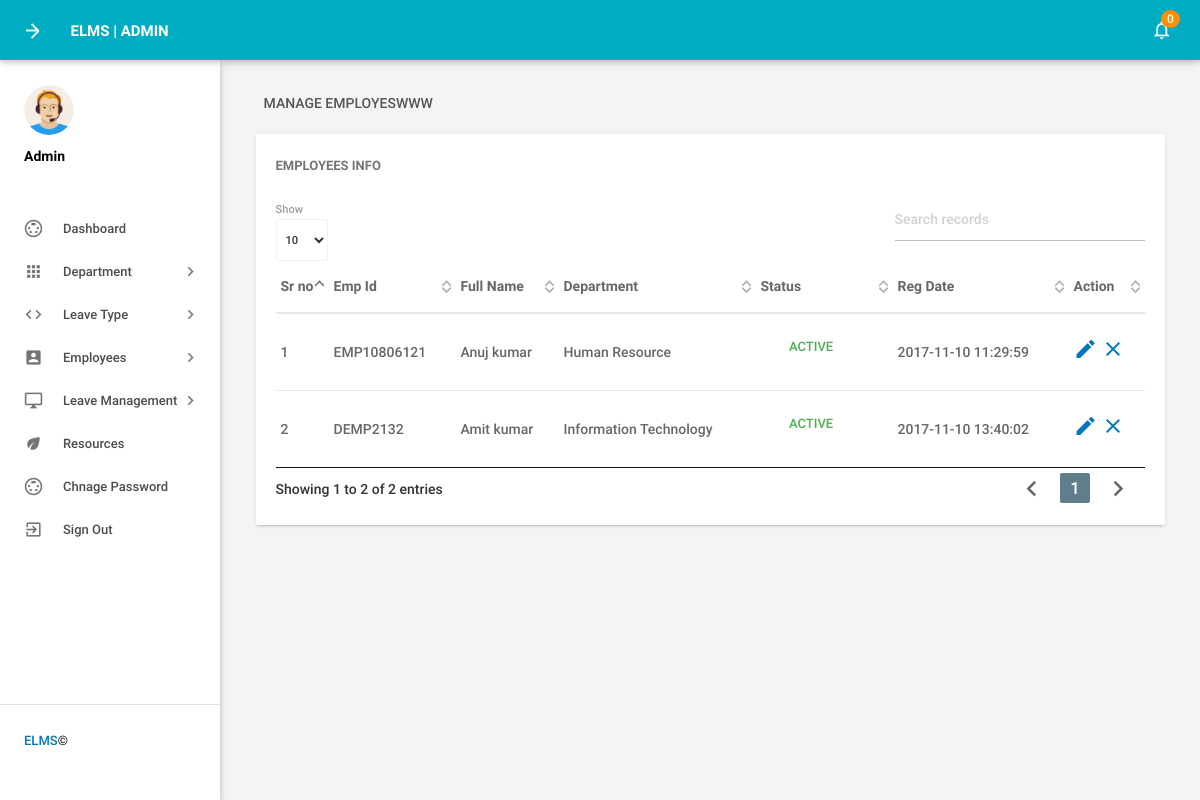
Before: /elms/admin/manageemployee.php (signed in) with the older database file.
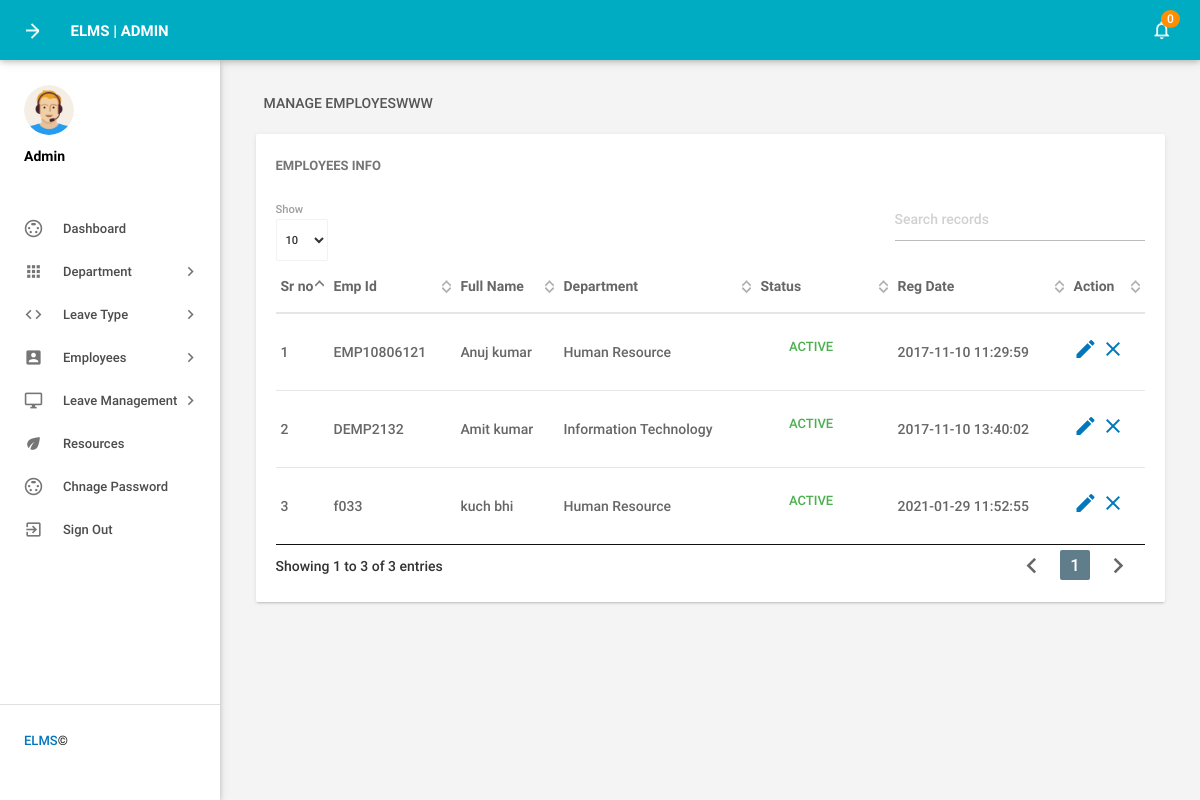
After: the same page with the newer database file.
### tables this page shows
CREATE TABLE `tblemployees` (
  `id` int(11) NOT NULL,
  `EmpId` varchar(100) NOT NULL,
  `FirstName` varchar(150) NOT NULL,
  `LastName` varchar(150) NOT NULL,
  `EmailId` varchar(200) NOT NULL,
  `Password` varchar(180) NOT NULL,
  `Gender` varchar(100) NOT NULL,
  `Dob` varchar(100) NOT NULL,
  `Department` varchar(255) NOT NULL,
  `Address` varchar(255) NOT NULL,
  `City` varchar(200) NOT NULL,
  `Country` varchar(150) NOT NULL,
  `Phonenumber` char(11) NOT NULL,
  `Status` int(1) NOT NULL,
  `RegDate` timestamp NOT NULL DEFAULT current_timestamp()
);

### elms/admin/manageemployee.php (the view, shortened to what this page needs)
<?php
include('includes/config.php');
if(strlen($_SESSION['alogin'])==0)
    {
header('location:index.php');
}
else{
 ?>
<!DOCTYPE html>
<html lang="en">
    <head>
        <link type="text/css" rel="stylesheet" href="../assets/plugins/materialize/css/materialize.min.css"/>
        <link href="../assets/plugins/material-preloader/css/materialPreloader.min.css" rel="stylesheet">
        <link href="../assets/plugins/datatables/css/jquery.dataTables.min.css" rel="stylesheet">
        <link href="../assets/css/alpha.min.css" rel="stylesheet" type="text/css"/>
        <link href="../assets/css/custom.css" rel="stylesheet" type="text/css"/>
    </head>
    <body>
       <?php include('includes/header.php');?>
       <?php include('includes/sidebar.php');?>
            <main class="mn-inner">
                <div class="row">
                    <div class="col s12">
                        <div class="page-title">Manage EmployesWWW</div>
                    </div>
                    <div class="col s12 m12 l12">
                        <div class="card">
                            <div class="card-content">
                                <span class="card-title">Employees Info</span>
                                <table id="example" class="display responsive-table ">
                                    <thead>
                                        <tr>
                                            <th>Sr no</th>
                                            <th>Emp Id</th>
                                            <th>Full Name</th>
                                            <th>Department</th>
                                             <th>Status</th>
                                             <th>Reg Date</th>
                                            <th>Action</th>
                                        </tr>
                                    </thead>
                                    <tbody>
<?php $sql = "SELECT EmpId,FirstName,LastName,Department,Status,RegDate,id from  tblemployees";
$query = $dbh -> prepare($sql);
$query->execute();
$results=$query->fetchAll(PDO::FETCH_OBJ);
$cnt=1;
if($query->rowCount() > 0)
{
foreach($results as $result)
{               ?>
                                        <tr>
                                            <td> <?php echo htmlentities($cnt);?></td>
                                            <td><?php echo htmlentities($result->EmpId);?></td>
                                            <td><?php echo htmlentities($result->FirstName);?>&nbsp;<?php echo htmlentities($result->LastName);?></td>
                                            <td><?php echo htmlentities($result->Department);?></td>
                                             <td><?php $stats=$result->Status;
if($stats){
                                             ?>
                                                 <a class="waves-effect waves-green btn-flat m-b-xs">Active</a>
                                                 <?php } else { ?>
                                                 <a class="waves-effect waves-red btn-flat m-b-xs">Inactive</a>
                                                 <?php } ?>
                                             </td>
                                              <td><?php echo htmlentities($result->RegDate);?></td>
                                            <td><a href="editemployee.php?empid=<?php echo htmlentities($result->id);?>"><i class="material-icons">mode_edit</i></a>
                                        <?php if($result->Status==1)
 {?>
<a href="manageemployee.php?inid=<?php echo htmlentities($result->id);?>" onclick="return confirm('Are you sure you want to inactive this Employe?');"" > <i class="material-icons" title="Inactive">clear</i>
<?php } else {?>
                                            <a href="manageemployee.php?id=<?php echo htmlentities($result->id);?>" onclick="return confirm('Are you sure you want to active this employee?');""><i class="material-icons" title="Active">done</i>
                                            <?php } ?> </td>
                                        </tr>
                                         <?php $cnt++;} }?>
                                    </tbody>
                                </table>
                            </div>
                        </div>
                    </div>
                </div>
            </main>
        </div>
        <div class="left-sidebar-hover"></div>
    </body>
</html>
<?php } ?>

### elms/admin/includes/header.php (shortened to what this page needs)
        <div class="mn-content fixed-sidebar">
            <header class="mn-header navbar-fixed">
                <nav class="cyan darken-1">
                    <div class="nav-wrapper row">
                        <section class="material-design-hamburger navigation-toggle">
                            <a href="#" data-activates="slide-out" class="button-collapse show-on-large material-design-hamburger__icon">
                                <span class="material-design-hamburger__layer"></span>
                            </a>
                        </section>
                        <div class="header-title col s3">
                            <span class="chapter-title">ELMS | Admin</span>
                        </div>
                        <ul class="right col s9 m3 nav-right-menu">
                            <li class="hide-on-small-and-down"><a href="javascript:void(0)" data-activates="dropdown1" class="dropdown-button dropdown-right show-on-large"><i class="material-icons">notifications_none</i>
<?php
$isread=0;
$sql = "SELECT id from tblleaves where IsRead=:isread";
$query = $dbh -> prepare($sql);
$query->bindParam(':isread',$isread,PDO::PARAM_STR);
$query->execute();
$unreadcount=$query->rowCount();?>
                                <span class="badge"><?php echo htmlentities($unreadcount);?></span></a></li>
                        </ul>
                    </div>
                </nav>
            </header>

### elms/admin/includes/sidebar.php (shortened to what this page needs)
   <aside id="slide-out" class="side-nav white fixed">
              <div class="side-nav-wrapper">
                  <div class="sidebar-profile">
                      <div class="sidebar-profile-image">
                          <img src="../assets/images/profile-image.png" class="circle" alt="">
                      </div>
                      <div class="sidebar-profile-info">
                              <p>Admin</p>
                      </div>
                  </div>
              <ul class="sidebar-menu collapsible collapsible-accordion" data-collapsible="accordion">
                  <li class="no-padding"><a class="waves-effect waves-grey" href="dashboard.php"><i class="material-icons">settings_input_svideo</i>Dashboard</a></li>
                  <li class="no-padding">
                      <a class="collapsible-header waves-effect waves-grey"><i class="material-icons">apps</i>Department<i class="nav-drop-icon material-icons">keyboard_arrow_right</i></a>
                  </li>
                  <li class="no-padding">
                      <a class="collapsible-header waves-effect waves-grey"><i class="material-icons">code</i>Leave Type<i class="nav-drop-icon material-icons">keyboard_arrow_right</i></a>
                  </li>
                  <li class="no-padding">
                      <a class="collapsible-header waves-effect waves-grey"><i class="material-icons">account_box</i>Employees<i class="nav-drop-icon material-icons">keyboard_arrow_right</i></a>
                  </li>
 <li class="no-padding">
                      <a class="collapsible-header waves-effect waves-grey"><i class="material-icons">desktop_windows</i>Leave Management<i class="nav-drop-icon material-icons">keyboard_arrow_right</i></a>
                  </li>
                  <li class="no-padding"><a class="waves-effect waves-grey" href="resources.php"><i class="material-icons">eco</i>Resources</a></li>
<li class="no-padding"><a class="waves-effect waves-grey" href="changepassword.php"><i class="material-icons">settings_input_svideo</i>Chnage Password</a></li>
                      <li class="no-padding">
                              <a class="waves-effect waves-grey" href="logout.php"><i class="material-icons">exit_to_app</i>Sign Out</a>
                          </li>
              </ul>
                 <div class="footer">
                  <p class="copyright"><a href="http://phpgurukul.com/">ELMS </a>©</p>
              </div>
              </div>
          </aside>

Changed rows visible on the page:
added tblemployees: EmpId "f033", FirstName "kuch", LastName "bhi", Department "Human Resource", Status "ACTIVE", RegDate "2021-01-29 11:52:55"
Other visible differences:
text written by a page script: "Show Showing 1 to 2 of 2 entries 1" → "Show Showing 1 to 3 of 3 entries 1"
